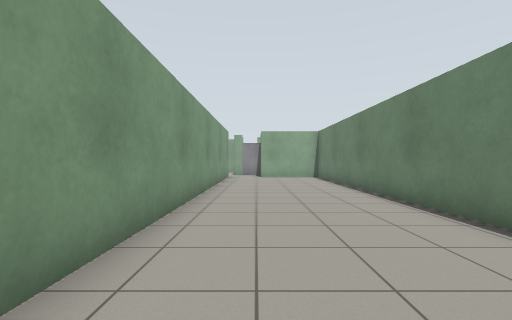
View 1 (above)

23 first-person views from a walk through a robot-simulator world made for Gazebo. The camera is 0.94 m above the floor, looks level and sees 85° across. The floor is counted in squares, 1 m on a side. Each view is taken from the middle of a square. On the plan, view 1 faces up. The plan holds only what a view shows up to about 11 squares ahead; the rest is blank. The robots in the file are not drawn.

View 2
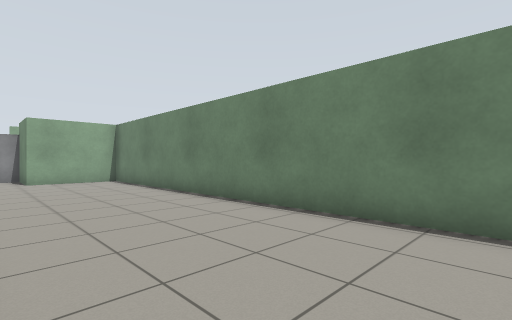

View 3
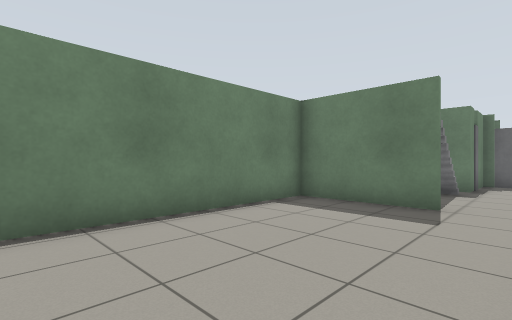

View 4
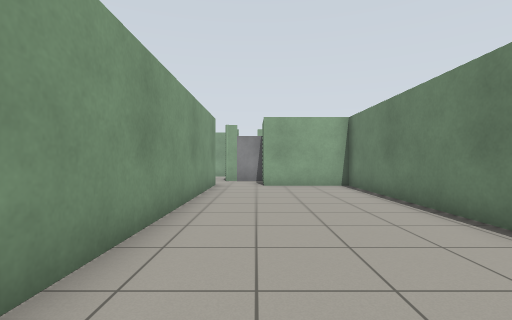

View 5
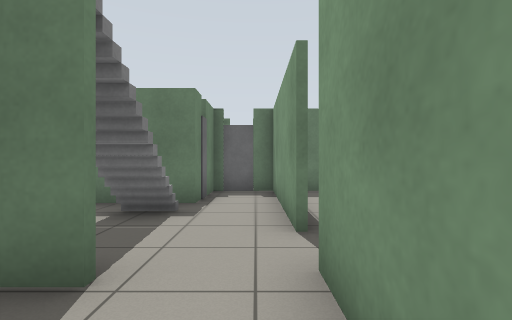

View 6
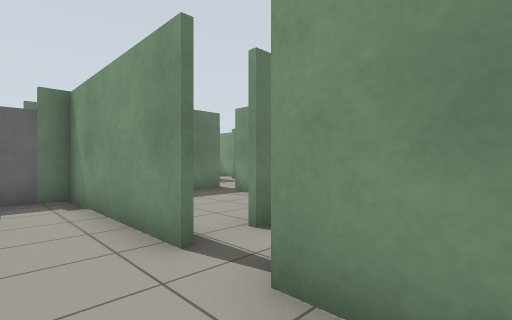

View 7
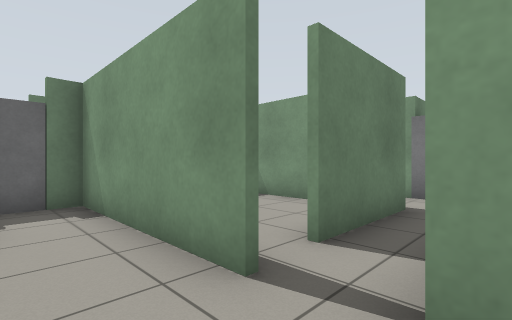

View 8
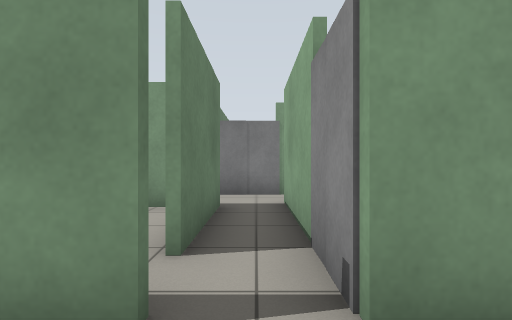

View 9
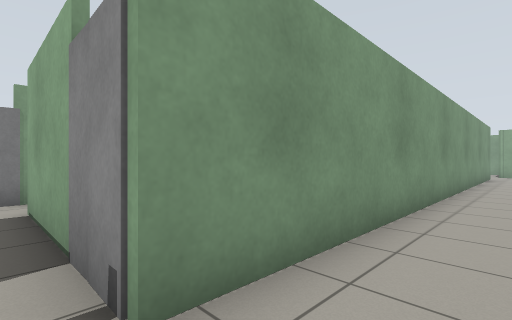

View 10
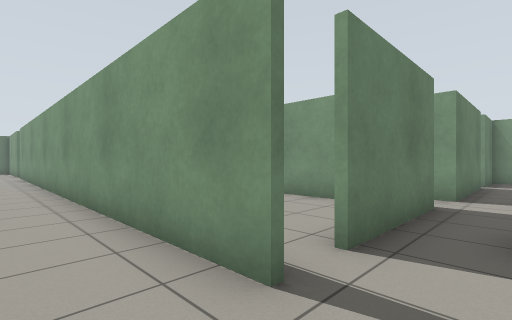

View 11
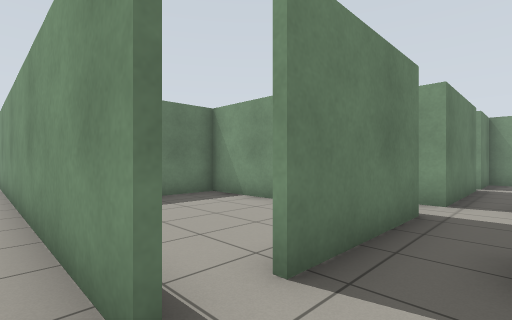

View 12
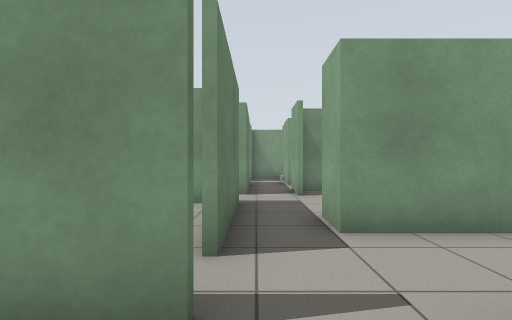

View 13
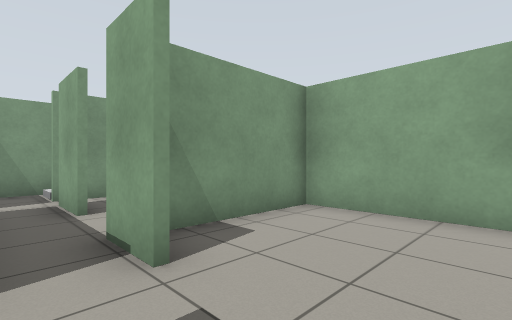

View 14
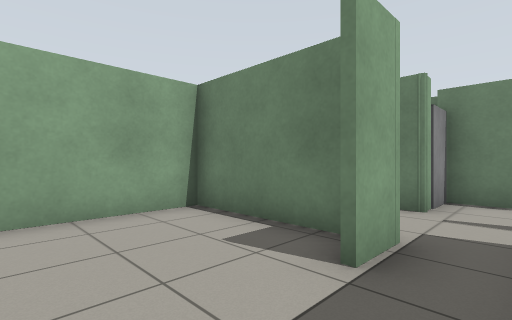

View 15
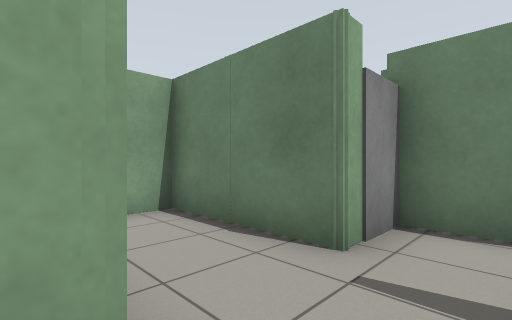

View 16
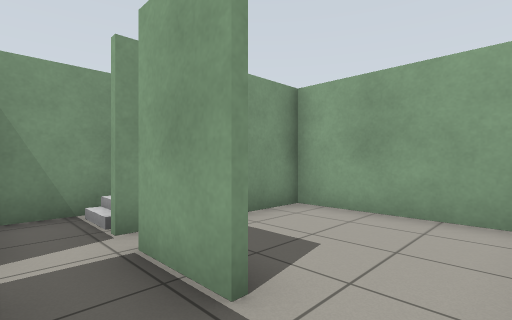

View 17
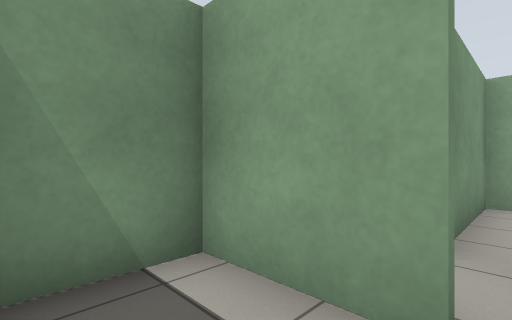

View 18
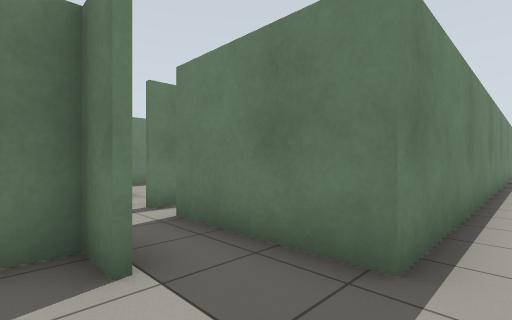

View 19
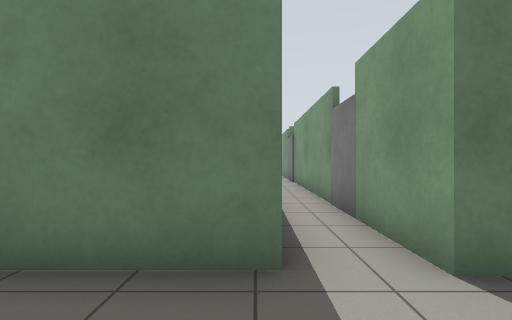

View 20
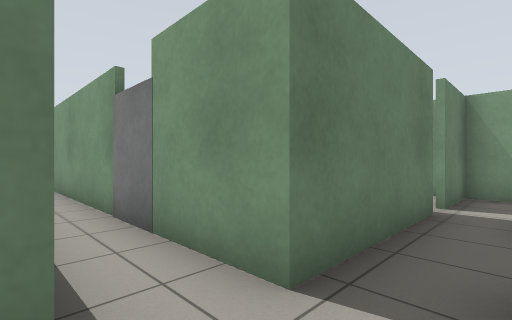

View 21
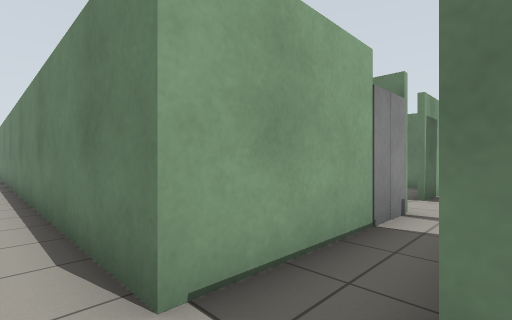

View 22
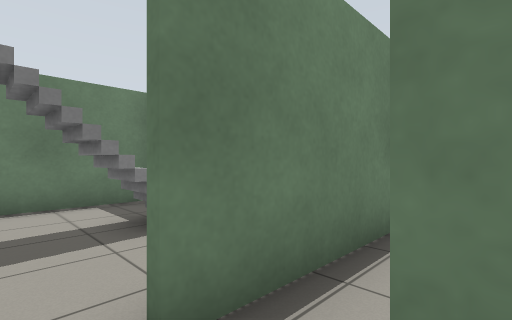

View 23
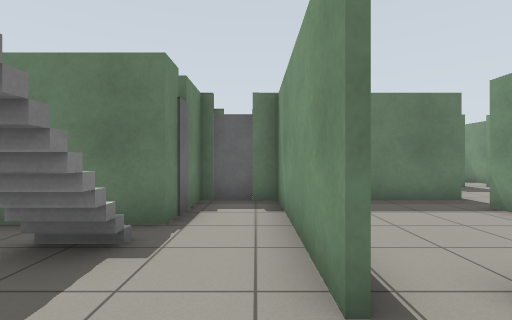

### Floor plan
Points are (right, up) in squares from view 1. A wall is a line through its corners. A room is listed if a view was taken in it or the views show most of it. See-through windows are left out.
Room 1 (views 1, 2, 3, 4, 5, 6, 7, 8, 9, 23)
walls: (0.2, -1.1) (3.4, -1.1) (3.4, 15.2) (0.3, 15.2); (1.6, -1.2) (0.2, -1.2); (-1.5, -2.6) (-1.5, -4.6); (-1.5, 14.6) (-1.5, -0.6); (0.4, -5.1) (2.8, -5.1); (3.4, -4.9) (3.4, -2.2)
ways out: opening at (-0.5, 15) to room 2; opening at (-2, -1.5) to room 6; opening at (-0.5, -5)
objects: stairs (1, -4) to (1, -2)
Room 2 (views 10, 11, 12)
walls: (-0.8, 17.4) (-1.3, 17.4) (-1.3, 21) (-2.3, 21); (-1.5, 15.6) (-1.5, 14.6); (-3.6, 15.6) (-2.6, 15.6); (-3.6, 19.4) (-3.6, 17.1); (0.3, 15.2) (0.3, 17.3)
ways out: opening at (-0.5, 15) to room 1; opening at (-4, 16.5) to room 3; gap at (-3, 15) to room 8; opening at (0, 17)
Room 3 (views 13, 14, 15, 18, 19, 20)
walls: (-4.7, 17.2) (-3.7, 17.2) (-3.7, 21) (-8.5, 21) (-8.5, 17.4); (-6.2, 15.6) (-3.6, 15.6); (-3.6, 17.1) (-4.8, 17.1)
ways out: opening at (-4, 16.5) to room 2; opening at (-8.5, 16) to room 4; opening at (-7, 15)
Room 4 (view 16)
walls: (-10.6, 15.6) (-7.6, 15.6); (-7.3, 17.1) (-8.6, 17.1)
ways out: opening at (-8.5, 16) to room 3; opening at (-11, 16) to room 5; opening at (-10, 17) to room 9
Room 5 (view 17)
walls: (-14.4, 15.6) (-12.2, 15.6) (-14.5, 15.6); (-11.6, 15.6) (-10.6, 15.6); (-14.4, 17.8) (-14.4, 14); (-10.4, 17.2) (-12, 17.2)
ways out: opening at (-11, 16) to room 4; gap at (-12, 17) to room 9
Room 6 (views 21, 22)
walls: (-5.7, -2.7) (-2.6, -2.7); (-3.4, -1.4) (-6.2, -1.4) (-6.2, 3.6)
ways out: opening at (-2, -1.5) to room 1; gap at (-3, -3) to room 7; opening at (-7, 4)
objects: door leaf (-8, -3); door leaf (-3, -1); door leaf (-2, -1)
Room 7 (no view inside)
walls: (-5.6, -3.8) (-5.6, -6.5); (-1.7, -5.8) (-1.7, -2.6); (-5.9, -7.5) (-2.5, -7.5)
ways out: gap at (-3, -3) to room 6; opening at (-6, -7)
Room 8 (no view inside)
walls: (-6.1, 14.9) (-6.1, 10.1) (-4.4, 10.1)
ways out: gap at (-3, 15) to room 2
Room 9 (no view inside)
walls: (-9.2, 21) (-12.7, 21) (-12.7, 17.1)
ways out: opening at (-10, 17) to room 4; gap at (-12, 17) to room 5
Room 10 (no view inside)
walls: (-7.6, 11.6) (-7.6, 7); (-6.2, 5.6) (-6.2, 12.6)
ways out: opening at (-7, 12)

Where each view was taken, in squares from view 1:
view 1: 0 up, 0 right, facing up
view 2: 2 up, 1 left, facing up-right
view 3: 5 up, 1 left, facing down-right
view 4: 5 up, 0 right, facing up
view 5: 1 up, 1 left, facing down
view 6: 0 up, 0 right, facing down-left
view 7: 1 down, 0 right, facing down-left
view 8: 2 down, 0 right, facing left
view 9: 2 down, 0 right, facing up-left
view 10: 17 up, 0 right, facing down-left
view 11: 17 up, 1 left, facing down-left
view 12: 16 up, 0 right, facing left
view 13: 16 up, 5 left, facing up-left
view 14: 16 up, 7 left, facing up-right
view 15: 16 up, 4 left, facing up-right
view 16: 16 up, 9 left, facing up-left
view 17: 14 up, 12 left, facing up-left
view 18: 18 up, 7 left, facing down-right
view 19: 18 up, 6 left, facing down
view 20: 17 up, 6 left, facing down-left
view 21: 3 down, 7 left, facing up-right
view 22: 2 down, 3 left, facing down-right
view 23: 1 down, 1 left, facing down
